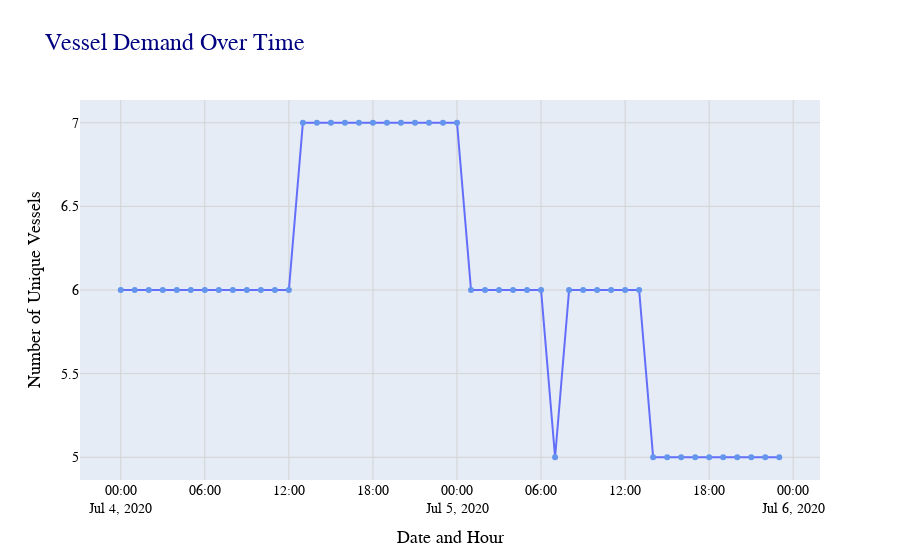

Source (notebook cell):
### Code cell
## Plotting 4th July 2020 onwards data (till 7th July)
line_plot(vessel_val_df.loc[vessel_val_df['date_hour_combined']>'2020-07-01 00:00:00',:])

### Figure 1 — Plotly figure (JSON) as saved in the notebook; plotly's stock layout.template omitted (floating-point values rounded to 4 significant figures)
{"data": [{"hovertemplate": "date_hour_combined=%{x|%Y-%m-%d %H:%M:%S}<br>distinct_vessels=%{y}<extra></extra>", "legendgroup": "", "line": {"color": "#636efa", "dash": "solid"}, "marker": {"color": "cornflowerblue", "size": 6, "symbol": "circle"}, "mode": "lines+markers", "name": "", "orientation": "v", "showlegend": false, "type": "scatter", "x": ["2020-07-04T00:00:00", "2020-07-04T01:00:00", "2020-07-04T02:00:00", "2020-07-04T03:00:00", "2020-07-04T04:00:00", "2020-07-04T05:00:00", "2020-07-04T06:00:00", "2020-07-04T07:00:00", "2020-07-04T08:00:00", "2020-07-04T09:00:00", "2020-07-04T10:00:00", "2020-07-04T11:00:00", "2020-07-04T12:00:00", "2020-07-04T13:00:00", "2020-07-04T14:00:00", "2020-07-04T15:00:00", "2020-07-04T16:00:00", "2020-07-04T17:00:00", "2020-07-04T18:00:00", "2020-07-04T19:00:00", "2020-07-04T20:00:00", "2020-07-04T21:00:00", "2020-07-04T22:00:00", "2020-07-04T23:00:00", "2020-07-05T00:00:00", "2020-07-05T01:00:00", "2020-07-05T02:00:00", "2020-07-05T03:00:00", "2020-07-05T04:00:00", "2020-07-05T05:00:00", "2020-07-05T06:00:00", "2020-07-05T07:00:00", "2020-07-05T08:00:00", "2020-07-05T09:00:00", "2020-07-05T10:00:00", "2020-07-05T11:00:00", "2020-07-05T12:00:00", "2020-07-05T13:00:00", "2020-07-05T14:00:00", "2020-07-05T15:00:00", "2020-07-05T16:00:00", "2020-07-05T17:00:00", "2020-07-05T18:00:00", "2020-07-05T19:00:00", "2020-07-05T20:00:00", "2020-07-05T21:00:00", "2020-07-05T22:00:00", "2020-07-05T23:00:00"], "xaxis": "x", "y": [6, 6, 6, 6, 6, 6, 6, 6, 6, 6, 6, 6, 6, 7, 7, 7, 7, 7, 7, 7, 7, 7, 7, 7, 7, 6, 6, 6, 6, 6, 6, 5, 6, 6, 6, 6, 6, 6, 5, 5, 5, 5, 5, 5, 5, 5, 5, 5], "yaxis": "y"}], "layout": {"autosize": true, "hoverlabel": {"bgcolor": "white", "font": {"color": "black", "family": "Calibri", "size": 15}}, "legend": {"bgcolor": "rgba(255, 255, 255, 0.5)", "bordercolor": "black", "borderwidth": 1, "font": {"color": "black", "family": "Calibri", "size": 14}, "title": {"font": {"family": "Calibri", "size": 16}, "text": "Legend"}, "tracegroupgap": 0}, "title": {"font": {"color": "navy", "family": "Calibri", "size": 24}, "text": "Vessel Demand Over Time"}, "xaxis": {"anchor": "y", "autorange": true, "domain": [0, 1], "gridcolor": "lightgray", "range": ["2020-07-03 21:12:47.5996", "2020-07-06 01:47:12.4004"], "showgrid": true, "tickfont": {"color": "black", "family": "Calibri", "size": 14}, "title": {"font": {"color": "black", "family": "Calibri", "size": 18}, "text": "Date and Hour"}, "type": "date"}, "yaxis": {"anchor": "x", "autorange": true, "domain": [0, 1], "gridcolor": "lightgray", "range": [4.835, 7.165], "showgrid": true, "tickfont": {"color": "black", "family": "Calibri", "size": 14}, "title": {"font": {"color": "black", "family": "Calibri", "size": 18}, "text": "Number of Unique Vessels"}, "type": "linear"}}}
